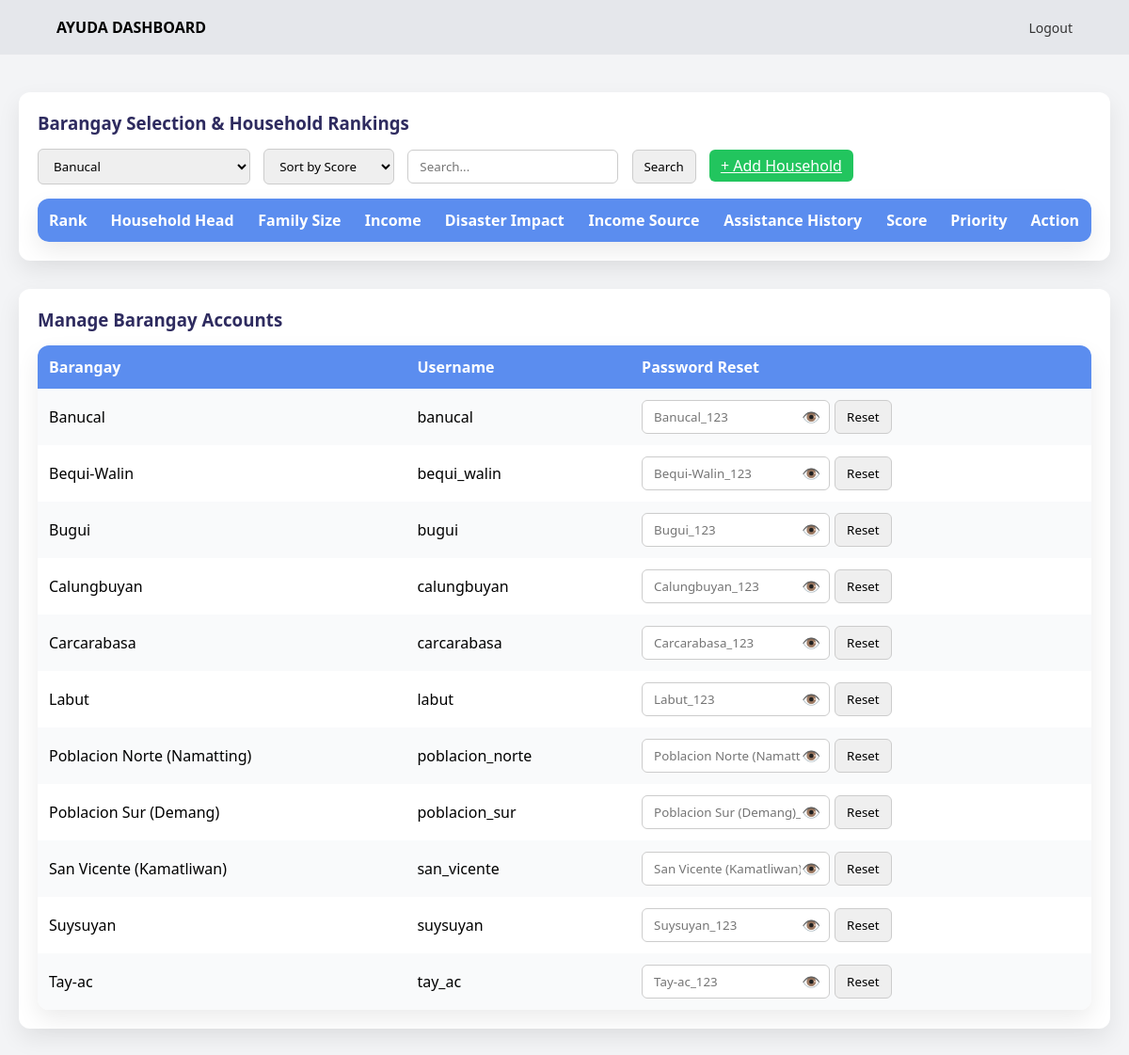
Screenshot of /sampledashboard.php (signed in) with the database file from the repository.
### tables this page shows
CREATE TABLE `users` (
  `id` int(11) NOT NULL,
  `username` varchar(50) NOT NULL,
  `password` varchar(255) NOT NULL,
  `role` enum('MSWDO','Barangay') NOT NULL,
  `barangay` varchar(50) DEFAULT NULL
);

### sampledashboard.php (the view, shortened to what this page needs)
<?php
$conn = mysqli_connect("localhost","root","","ayuda_system");
$barangays = [];
$res = mysqli_query($conn,"SELECT DISTINCT barangay FROM users WHERE role='Barangay' ORDER BY barangay ASC");
while($row = mysqli_fetch_assoc($res)){
    $barangays[] = $row['barangay'];
}
$selected_barangay = $_GET['barangay'] ?? ($barangays[0] ?? '');
$search = "";
if($_SESSION['role']=='MSWDO'){
    $accounts = mysqli_query($conn,"SELECT * FROM users WHERE role='Barangay' ORDER BY barangay ASC");
}
?>
<!DOCTYPE html>
<html>
<head>
</head>
<body>
<div class="navbar">
    <div class="logo">AYUDA DASHBOARD</div>
    <nav><a href="logout.php">Logout</a></nav>
</div>
<div class="container">
<div class="card">
<h3>Barangay Selection & Household Rankings</h3>
<form method="GET">
<?php if($_SESSION['role']=='MSWDO'): ?>
<select name="barangay" onchange="this.form.submit()">
<?php foreach($barangays as $b): ?>
<option value="<?php echo htmlspecialchars($b); ?>" <?php if($b==$selected_barangay) echo "selected"; ?>>
<?php echo htmlspecialchars($b); ?>
</option>
<?php endforeach; ?>
</select>
<?php endif; ?>
<select name="sort" onchange="this.form.submit()">
<option value="score" <?php if(!isset($_GET['sort'])) echo "selected"; ?>>Sort by Score</option>
</select>
<input type="text" name="search" placeholder="Search..." value="<?php echo htmlspecialchars($search); ?>">
<button type="submit">Search</button>
<?php if($_SESSION['role']=='MSWDO'): ?>
<a href="add_household.php" class="add-btn">+ Add Household</a>
<?php endif; ?>
</form>
<table>
<tr>
<th>Rank</th>
<th>Household Head</th>
<th>Family Size</th>
<th>Income</th>
<th>Disaster Impact</th>
<th>Income Source</th>
<th>Assistance History</th>
<th>Score</th>
<th>Priority</th>
<th>Action</th>
</tr>
</table>
</div>
<?php if($_SESSION['role']=='MSWDO'): ?>
<div class="card">
<h3>Manage Barangay Accounts</h3>
<table>
<tr>
<th>Barangay</th>
<th>Username</th>
<th>Password Reset</th>
</tr>
<?php while($acc=mysqli_fetch_assoc($accounts)): ?>
<tr>
<td><?php echo htmlspecialchars($acc['barangay']); ?></td>
<td><?php echo htmlspecialchars($acc['username']); ?></td>
<td>
<form method="POST" action="reset_password.php" style="display:flex;align-items:center; gap:5px;">
    <div class="password-wrapper">
        <input type="password" name="new_password"
               id="password-<?php echo $acc['id']; ?>"
               class="password-input"
               placeholder="<?php echo htmlspecialchars($acc['barangay'].'_123'); ?>">
        <span class="eye-toggle" onclick="togglePassword(<?php echo $acc['id']; ?>)">👁️</span>
    </div>
    <button type="submit" class="reset-btn">Reset</button>
</form>
</td>
</tr>
<?php endwhile; ?>
</table>
</div>
<?php endif; ?>
</div>
</body>
</html>

### sampledashboard.php (style rules this page uses)
* { margin:0;padding:0;box-sizing:border-box;font-family:'Segoe UI',sans-serif; }
body { background:#f3f4f6; }
.navbar { display:flex;justify-content:space-between;align-items:center;padding:18px 60px;background:#e5e7eb; }
.logo { font-size:16px;font-weight:600; }
.navbar nav a { text-decoration:none;margin-left:20px;color:#333;font-size:14px; }
.container { max-width:1200px;margin:40px auto;padding:0 20px; }
.card { background:white;border-radius:12px;box-shadow:0 10px 25px rgba(0,0,0,0.08);padding:20px;margin-bottom:30px; }
.card h3 { margin-bottom:15px;color:#2e2b5f; }
select, input, button { padding:8px 12px;margin-right:10px;border-radius:6px;border:1px solid #ccc; }
button { cursor:pointer; }
table { width:100%;border-collapse:collapse;background:white;border-radius:12px;overflow:hidden;margin-top:15px;box-shadow:0 10px 25px rgba(0,0,0,0.08); }
th,td { padding:12px;text-align:left;vertical-align:middle; }
th { background:#5b8def;color:white; }
tr:nth-child(even) { background:#f9fafb; }
.add-btn { padding:6px 12px;background:#22c55e;color:white;border:none;border-radius:6px;cursor:pointer; }
.password-wrapper { position:relative; display:inline-block; width:200px; }
.password-wrapper input.password-input { width:100%; padding-right:30px; box-sizing:border-box; }
.eye-toggle { position:absolute; right:10px; top:50%; transform:translateY(-50%); cursor:pointer; user-select:none; }

### rows the page displays
users: barangay "Banucal", username "banucal"
users: barangay "Bequi-Walin", username "bequi_walin"
users: barangay "Bugui", username "bugui"
users: barangay "Calungbuyan", username "calungbuyan"
users: barangay "Carcarabasa", username "carcarabasa"
users: barangay "Labut", username "labut"
users: barangay "Poblacion Norte (Namatting)", username "poblacion_norte"
users: barangay "Poblacion Sur (Demang)", username "poblacion_sur"
users: barangay "San Vicente (Kamatliwan)", username "san_vicente"
users: barangay "Suysuyan", username "suysuyan"
users: barangay "Tay-ac", username "tay_ac"

### other values shown
form field barangay "Banucal"
